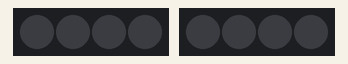
This sketch was run on a simulated Arduino Uno, built with avr-gcc and run on an emulated ATmega328P. Parts: 2 × 4 RGB LEDs in strip order, left to right. Dim RGB values are drawn brighter than linear; colours are those a GRB WS2812 strip shows for the declared byte order.

Above: at 0.1 s.
At 1.1 s:
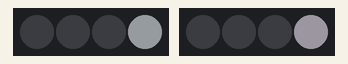
Timing chart, 0 to 3.0 s (numbered marks = the images above):
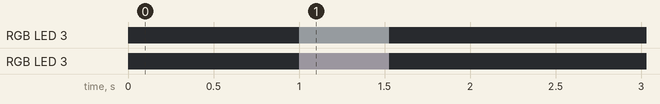

The sketch:

LumiereRGB.ino
```cpp
#include <FastLED.h>
#include "LumiereRGB.h"

// How many leds in your strip?
/*#define NUM_LEDS 4
#define BRIGHTNESS  32

#define DATA_PIN 16
#define CLOCK_PIN 13
*/
// Define the array of leds
//CRGB leds[NUM_LEDS];

/*unsigned long oldTime;
unsigned long Time;
int ledState = LOW;*/

/*
 * Les valeurs modifiable possible
 */
#define INTERVAL 500
//CRGB couleur[NUM_LEDS];

/*void blinkz();
void flash();
void charniere();
void barin();
*/

void setup() {
    // Uncomment/edit one of the following lines for your leds arrangement.
    // ## Clockless types ##
    FastLED.setBrightness(  BRIGHTNESS );
    FastLED.addLeds<NEOPIXEL, DATA_PIN>(leds, NUM_LEDS);  // GRB ordering is assumed
    FastLED.addLeds<WS2812B, DATA_PIN, RGB>(leds, NUM_LEDS);  // GRB ordering is typical

//Changer la couleur ici
//https://www.w3schools.com/colors/colors_names.asp
//Couleur Black = éteint
    couleur[0]= CRGB::AliceBlue;
    couleur[1]= CRGB::Black;
    couleur[2]= CRGB::Black;
    couleur[3]= CRGB::Black;
}

void loop() {

  //blinkz();
  //flash();
  charniere();
  barin();
}

void blinkz()
{
  Time = millis();
  if(Time - oldTime >= INTERVAL)
  {
    if(ledState == LOW)
    {
      for( int i = 0; i < NUM_LEDS; ++i)
      {
        leds[i] = couleur[i];
        FastLED.show();
      }
      ledState = HIGH;
    }
    else if(ledState == HIGH)
    {
      for( int i = 0; i < NUM_LEDS; ++i)
      {
        leds[i] = CRGB::Black;
        FastLED.show();
      }
      ledState = LOW;
    }
    oldTime = Time;
  }
}


void flash()
{
    Time = millis();
  if(Time - oldTime >= INTERVAL)
  {
    if(ledState == LOW)
    {
        for(int i=0; i<NUM_LEDS; i++)
        {
            if(i%2==0)
                leds[i] = couleur[i];
            else
                leds[i] = CRGB::Black;
            FastLED.show();
            ledState = HIGH;
        }
    }
    else
    {
        for(int i=0; i<NUM_LEDS; i++)
        {
            if(i%2==0)
                leds[i] = CRGB::Black;
            else
                leds[i] = couleur[i];
            FastLED.show();
            ledState = LOW;
        }
    }
    oldTime = Time;
  }
}


void charniere()
{
    Time = millis();
    if(Time - oldTime >= INTERVAL)
    {
        if(ledState == LOW)
        {
            for(int i=0; i<3; i++)
            {
                for(int j=0; j<NUM_LEDS; j++)
                {
                    if(j%2==0)
                        leds[j] = couleur[i];
                    else
                        leds[j] = CRGB::Black;
                    FastLED.show();
                    ledState = HIGH;
                }
            }
        }
        else
        {
            for(int i=0; i<3; i++)
            {
                for(int j=0; j<NUM_LEDS; j++)
                {
                    if(j%2==0)
                        leds[j] = couleur[i];
                    else
                        leds[j] = CRGB::Black;
                    FastLED.show();
                    ledState = HIGH;
                }
            }
        }
        oldTime = Time;
    }
}
void barin()
{
  Time = millis();
  if(Time - oldTime >= INTERVAL)
  {
    if(ledState == LOW)
    {
      leds[0] = couleur[0];
      leds[1] = couleur[1];
      leds[2] = couleur[2];
      leds[3] = couleur[3];
      ledState = HIGH;
    }
    else if(ledState == HIGH)
    {
      CRGB temp = leds[0];
      for(int i = 0; i < 3; ++i)
      {
        leds[i] = leds[i+1];
      }
      leds[3] = temp;
      FastLED.show();
      //ledState = LOW;
    }
    oldTime = Time;
  }
}
```

LumiereRGB.h
```cpp
#include <FastLED.h>

/*  CONSTANTES  */

// How many leds in your strip?
#define NUM_LEDS 4
#define BRIGHTNESS  32

//PIN
#define DATA_PIN 16
#define CLOCK_PIN 13

/*  CONSTANTES_FIN  */


// Define the array of leds
CRGB leds[NUM_LEDS];
CRGB couleur[NUM_LEDS];


// Varriable du temps
unsigned long oldTime;
unsigned long Time;
int ledState = LOW;


/*  PROTOTYPE   */
void blinkz();
void flash();
void charniere();
void barin();

/*  PROTOTYPE_FIN   */
```

Measured:
- by itself, RGB LED 3: off → RGB(30, 31, 32) at 1.0 s, → off 0.53 s later
- by itself, RGB LED 3: off → RGB(31, 30, 32) at 1.0 s, → off 0.53 s later
